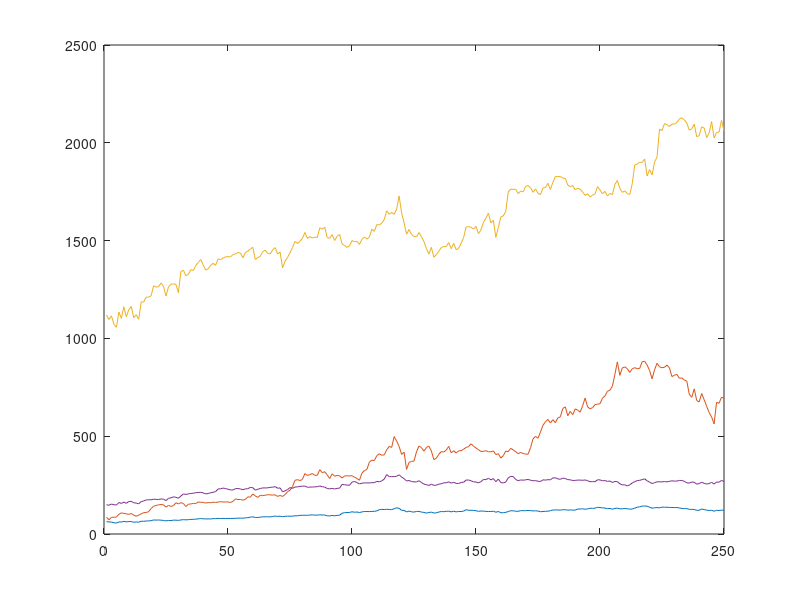

The MATLAB script that drew this image:
plot([1 2 2], [4 5 8])%分段线段
hold on
x = linspace(-10,10,3000);
plot(x, sin(x))
hold on
y = linspace(-1,1,100);
plot(y,sqrt(1-y.^2))
hold on
n = 1:100; 
plot((1+1./n).^n)
hold on
a = linspace(-100,100,999);
e = exp(1);
plot(a,sqrt(2*pi)*e.^(-a.^2/2),'ro:')
hold off
load techCorp.mat
% plot(AAPL)
% figure, plot(GOOG)
% figure, plot(TSLA)
% figure, plot(FB)
plot(1:length(AAPL),AAPL,...
1:length(TSLA),TSLA,...
1:length(GOOG),GOOG,...
1:length(FB),FB);
